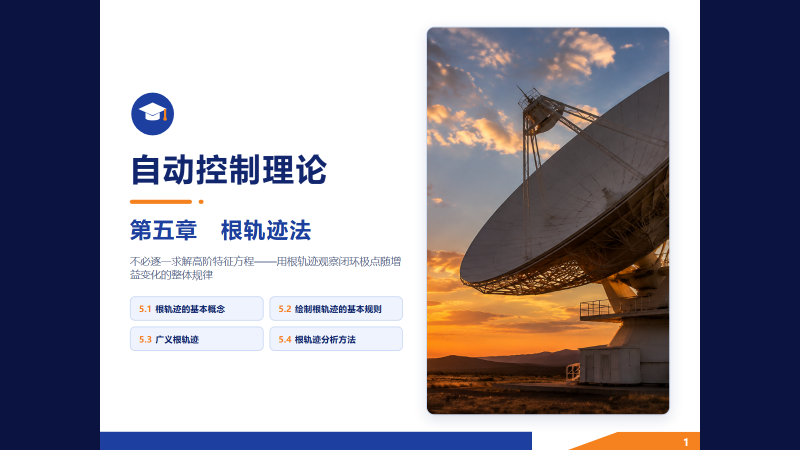
#> input picture qa/lesson05-20261108-shots/01-final.png, 1600 x 900 px (shown at 1/2 size); its folder holds only this picture in this run
$ python make_lesson05_contact.py
#> lines starting #> are read from the running program, lines starting #| are printed output that depends on the picture
from pathlib import Path
from PIL import Image, ImageDraw, ImageFont

root = Path(__file__).resolve().parent / "lesson05-20261108-shots"
font = ImageFont.truetype("C:/Windows/Fonts/msyh.ttc", 22)
for start in (1, 21, 41):
    sheet = Image.new("RGB", (1600, 1250), "#D8DEE8")
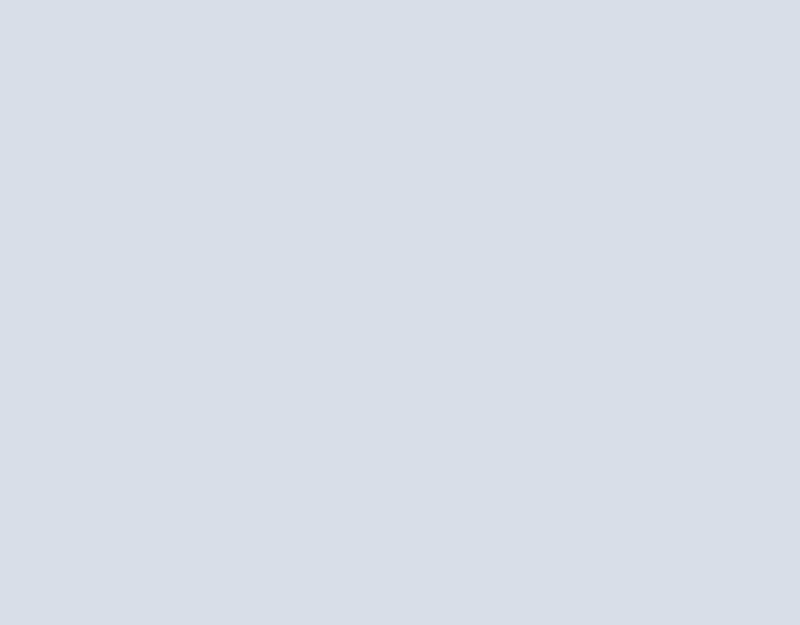
#> sheet: PIL image 1600x1250 RGB (shown at 1/2 size); mean R, G, B 216, 222, 232
    draw = ImageDraw.Draw(sheet)
    for pos, number in enumerate(range(start, min(start + 20, 61))):
        image = Image.open(root / f"{number:02d}-final.png").convert("RGB")
#> image is the input picture: PIL image 1600x900 RGB; mean R, G, B 146.2, 143, 153.9
        image.thumbnail((390, 220), Image.Resampling.LANCZOS)
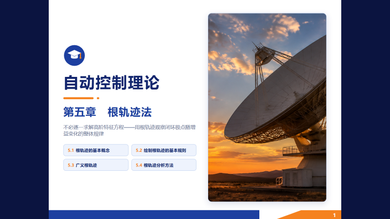
#> image: PIL image 390x219 RGB; mean R, G, B 146.1, 142.9, 153.8
        x, y = (pos % 4) * 400, (pos // 4) * 250
        sheet.paste(image, (x + 5, y + 27))
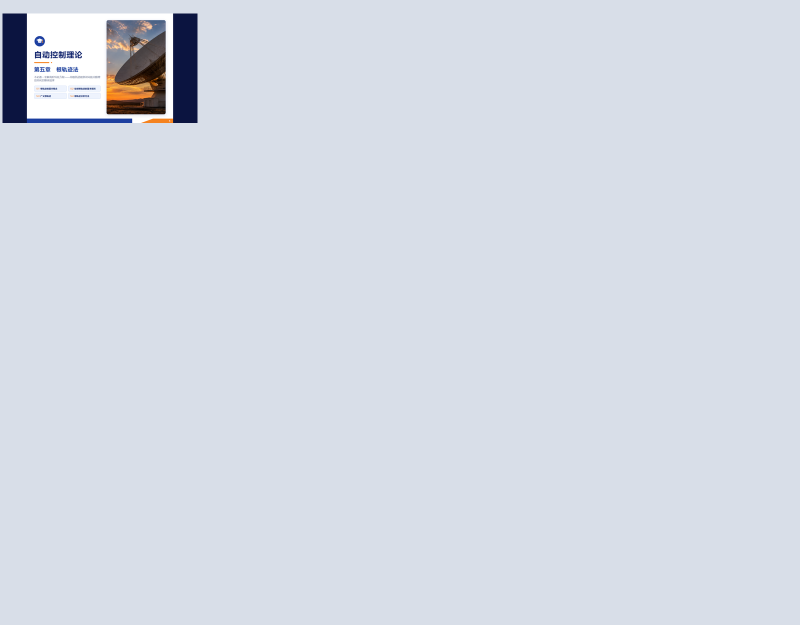
#> sheet: PIL image 1600x1250 RGB (shown at 1/2 size); mean R, G, B 213, 218.6, 228.7
#> (the run stopped early here; a loop or call above may not have finished)
